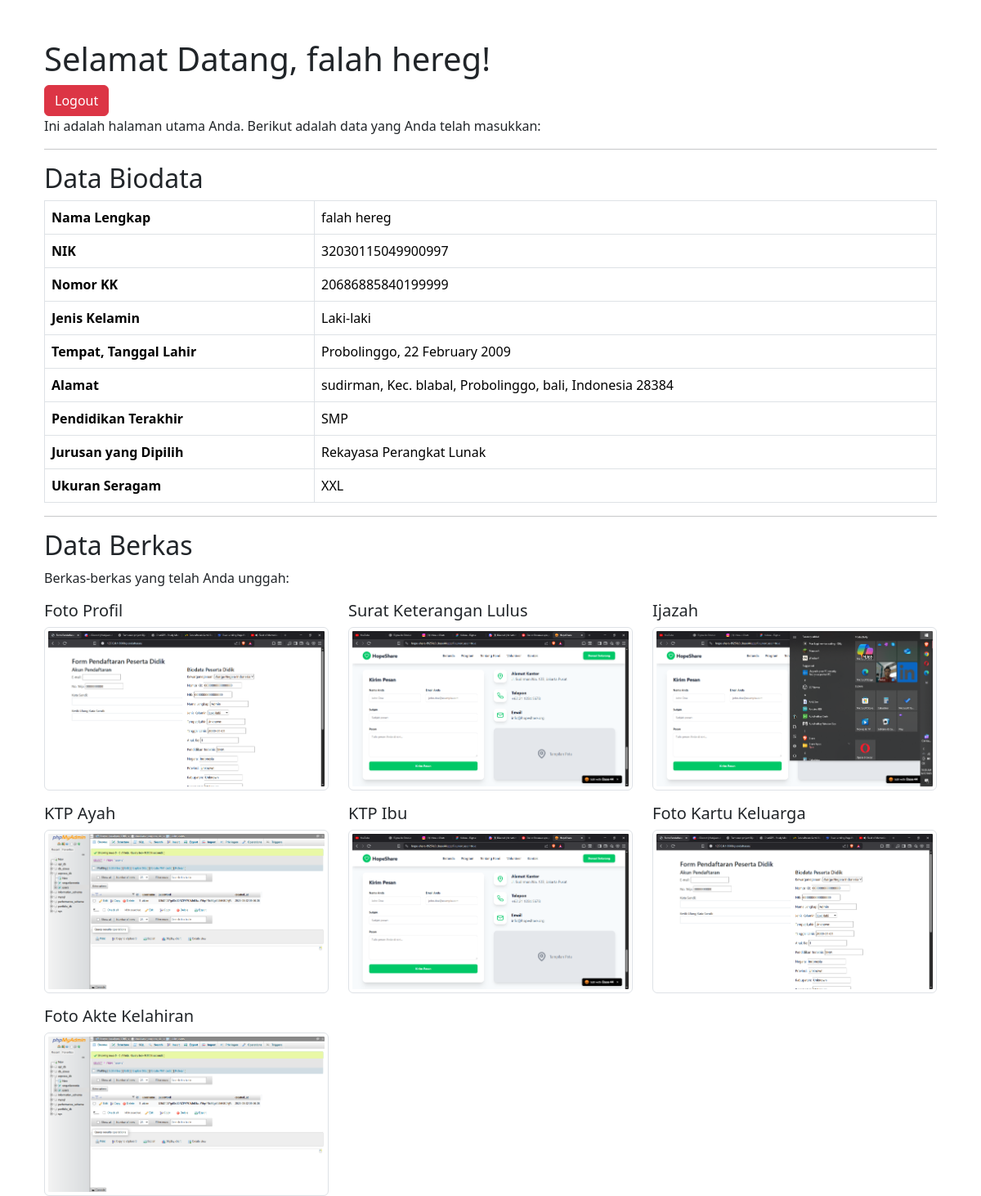
Page /pendaftaran/home/ (signed in) on the committed database.
### pendaftaran/models.py (models this page shows, shortened)
class BiodataPeserta(models.Model):
    user = models.OneToOneField(User, on_delete=models.CASCADE)
    kewarganegaraan = models.CharField(max_length=50)
    nomor_kk = models.CharField(max_length=20, unique=True)
    nik = models.CharField(max_length=20, unique=True)
    nama_lengkap = models.CharField(max_length=100)
    jenis_kelamin = models.CharField(
        max_length=10,
        choices=(('Laki-laki', 'Laki-laki'), ('Perempuan', 'Perempuan'))
    )
    tempat_lahir = models.CharField(max_length=50)
    tanggal_lahir = models.DateField()
    anak_ke = models.IntegerField()
    pendidikan_terakhir = models.CharField(max_length=50)
    negara = models.CharField(max_length=50)
    provinsi = models.CharField(max_length=50)
    kabupaten = models.CharField(max_length=50)
    kecamatan = models.CharField(max_length=50)
    jalan = models.CharField(max_length=100)
    kode_pos = models.CharField(max_length=10)
    jurusan = models.CharField(
        max_length=30,
        choices=(('Rekayasa Perangkat Lunak', 'Rekayasa Perangkat Lunak'), ('MultiMedia', 'MultiMedia'), ('Teknik Komputer Jaringan', 'Teknik Komputer Jaringan'))
    )
    ukuran_seragam = models.CharField(
        max_length=5,
        choices=(('S', 'S'), ('M', 'M'), ('L', 'L'), ('XL', 'XL'), ('XXL', 'XXL'), ('XXXL', 'XXXL'))
    )

class BerkasSiswa(models.Model):
    user = models.OneToOneField(User, on_delete=models.CASCADE, related_name='berkas_siswa')
    foto_profile = models.ImageField(
        upload_to='berkas_siswa/foto_profile/',
        verbose_name="Foto Profil"
    )
    surat_keterangan_lulus = models.ImageField(
        upload_to='berkas_siswa/surat_keterangan_lulus/',
        verbose_name="Surat Keterangan Lulus"
    )
    ijazah = models.ImageField(
        upload_to='berkas_siswa/ijazah/',
        verbose_name="Ijazah"
    )
    ktp_orang_tua_lk = models.ImageField(
        upload_to='berkas_siswa/ktp_ayah/',
        verbose_name="KTP Ayah"
    )
    ktp_orang_tua_pr = models.ImageField(
        upload_to='berkas_siswa/ktp_ibu/',
        verbose_name="KTP Ibu"
    )
    foto_kk = models.ImageField(
        upload_to='berkas_siswa/foto_kk/',
        verbose_name="Foto Kartu Keluarga (KK)"
    )
    foto_akte_kelahiran = models.ImageField(
        upload_to='berkas_siswa/foto_akte_kelahiran/',
        verbose_name="Foto Akte Kelahiran"
    )
    class Meta:
        verbose_name = "Berkas Siswa"
        verbose_name_plural = "Data Berkas Siswa"

### pendaftaran/views.py (the view)
# urls.py: 2. Add a URL to urlpatterns:  path('', views.home, name='home')
@login_required
@never_cache
def home(request):
    user = request.user
    biodata = None
    berkas = None
    try:
        biodata = user.biodatapeserta
    except BiodataPeserta.DoesNotExist:
        pass
    try:
        berkas = user.berkas_siswa
    except BerkasSiswa.DoesNotExist:
        pass
    context = {
        'biodata': biodata,
        'berkas': berkas,
    }
    return render(request, "pendaftaran/home.html", context)

### pendaftaran/templates/pendaftaran/home.html (shortened to what this page needs)
{% extends "pendaftaran/base.html" %}
{% block content %}
<div class="container mt-5">
    <h1>Selamat Datang, {{ biodata.nama_lengkap }}!</h1>
    <a href="{% url 'logout' %}" class="btn btn-danger">Logout</a>
    <p>Ini adalah halaman utama Anda. Berikut adalah data yang Anda telah masukkan:</p>
    <hr>
    <h2>Data Biodata</h2>
    {% if biodata %}
    <table class="table table-bordered">
        <tbody>
            <tr>
                <th>Nama Lengkap</th>
                <td>{{ biodata.nama_lengkap }}</td>
            </tr>
            <tr>
                <th>NIK</th>
                <td>{{ biodata.nik }}</td>
            </tr>
            <tr>
                <th>Nomor KK</th>
                <td>{{ biodata.nomor_kk }}</td>
            </tr>
            <tr>
                <th>Jenis Kelamin</th>
                <td>{{ biodata.jenis_kelamin }}</td>
            </tr>
            <tr>
                <th>Tempat, Tanggal Lahir</th>
                <td>{{ biodata.tempat_lahir }}, {{ biodata.tanggal_lahir|date:"d F Y" }}</td>
            </tr>
            <tr>
                <th>Alamat</th>
                <td>{{ biodata.jalan }}, Kec. {{ biodata.kecamatan }}, {{ biodata.kabupaten }}, {{ biodata.provinsi }}, {{ biodata.negara }} {{ biodata.kode_pos }}</td>
            </tr>
            <tr>
                <th>Pendidikan Terakhir</th>
                <td>{{ biodata.pendidikan_terakhir }}</td>
            </tr>
            <tr>
                <th>Jurusan yang Dipilih</th>
                <td>{{ biodata.jurusan }}</td>
            </tr>
            <tr>
                <th>Ukuran Seragam</th>
                <td>{{ biodata.ukuran_seragam }}</td>
            </tr>
        </tbody>
    </table>
    {% else %}
    <div class="alert alert-warning" role="alert">
        Data biodata Anda belum lengkap. Silakan lengkapi data Anda <a href="#">di sini</a>.
        </div>
        {% endif %}
        <hr>
        <h2>Data Berkas</h2>
        {% if berkas %}
        <p>Berkas-berkas yang telah Anda unggah:</p>
        <div class="row">
            <div class="col-md-4">
                <h5>Foto Profil</h5>
                <img src="{{ berkas.foto_profile.url }}" alt="Foto Profil" class="img-fluid img-thumbnail">
            </div>
            <div class="col-md-4">
                <h5>Surat Keterangan Lulus</h5>
                <a href="{{ berkas.surat_keterangan_lulus.url }}" target="_blank">
                    <img src="{{ berkas.surat_keterangan_lulus.url }}" alt="Surat Keterangan Lulus" class="img-fluid img-thumbnail">
                </a>
            </div>
            <div class="col-md-4">
                <h5>Ijazah</h5>
                <a href="{{ berkas.ijazah.url }}" target="_blank">
                    <img src="{{ berkas.ijazah.url }}" alt="Ijazah" class="img-fluid img-thumbnail">
                </a>
            </div>
            <div class="col-md-4 mt-3">
                <h5>KTP Ayah</h5>
                <a href="{{ berkas.ktp_orang_tua_lk.url }}" target="_blank">
                    <img src="{{ berkas.ktp_orang_tua_lk.url }}" alt="KTP Ayah" class="img-fluid img-thumbnail">
                </a>
            </div>
            <div class="col-md-4 mt-3">
                <h5>KTP Ibu</h5>
                <a href="{{ berkas.ktp_orang_tua_pr.url }}" target="_blank">
                    <img src="{{ berkas.ktp_orang_tua_pr.url }}" alt="KTP Ibu" class="img-fluid img-thumbnail">
                </a>
            </div>
            <div class="col-md-4 mt-3">
                <h5>Foto Kartu Keluarga</h5>
                <a href="{{ berkas.foto_kk.url }}" target="_blank">
                    <img src="{{ berkas.foto_kk.url }}" alt="Foto KK" class="img-fluid img-thumbnail">
                </a>
            </div>
            <div class="col-md-4 mt-3">
                <h5>Foto Akte Kelahiran</h5>
                <a href="{{ berkas.foto_akte_kelahiran.url }}" target="_blank">
                    <img src="{{ berkas.foto_akte_kelahiran.url }}" alt="Akte Kelahiran" class="img-fluid img-thumbnail">
                </a>
            </div>
        </div>
        {% else %}
        <div class="alert alert-warning" role="alert">
            Anda belum mengunggah berkas apa pun. Silakan unggah berkas Anda <a href="#">di sini</a>.
        </div>
    {% endif %}
</div>
{% endblock %}

### rows in the picture
BiodataPeserta: nama_lengkap "falah hereg", nik "32030115049900997", nomor_kk "20686885840199999", jenis_kelamin "Laki-laki", tempat_lahir "Probolinggo", tanggal_lahir "22 February 2009", jalan "sudirman", kecamatan "blabal", kabupaten "Probolinggo", provinsi "bali", negara "Indonesia", kode_pos "28384", pendidikan_terakhir "SMP", jurusan "Rekayasa Perangkat Lunak", ukuran_seragam "XXL"
BerkasSiswa: foto_profile (picture), surat_keterangan_lulus (picture), ijazah (picture), ktp_orang_tua_lk (picture), ktp_orang_tua_pr (picture), foto_kk (picture), foto_akte_kelahiran (picture)
